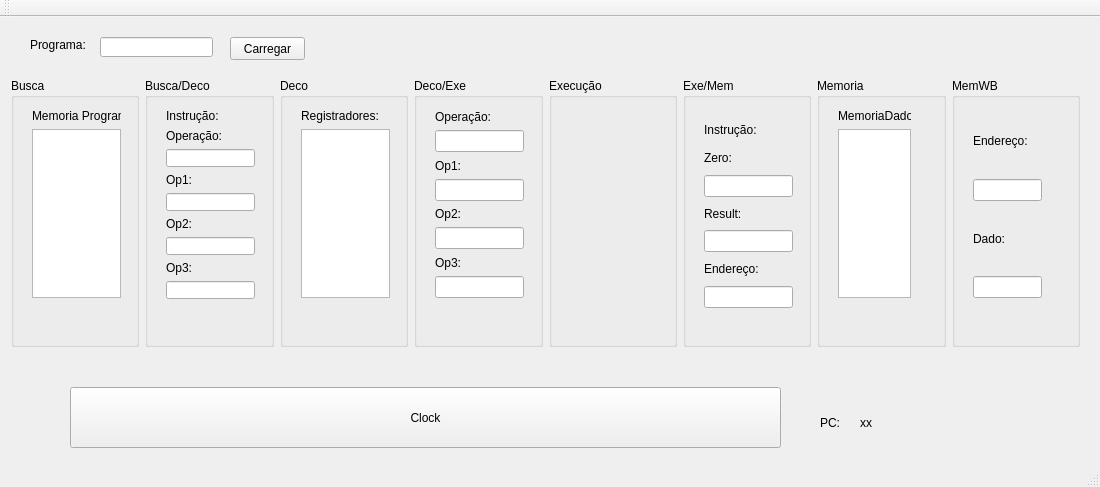
<?xml version="1.0" encoding="UTF-8"?>
<ui version="4.0">
 <class>MainWindow</class>
 <widget class="QMainWindow" name="MainWindow">
  <property name="geometry">
   <rect>
    <x>0</x>
    <y>0</y>
    <width>1100</width>
    <height>487</height>
   </rect>
  </property>
  <property name="windowTitle">
   <string>MainWindow</string>
  </property>
  <widget class="QWidget" name="centralWidget">
   <widget class="QLineEdit" name="lneEnderecoArquivo">
    <property name="geometry">
     <rect>
      <x>100</x>
      <y>20</y>
      <width>113</width>
      <height>20</height>
     </rect>
    </property>
   </widget>
   <widget class="QLabel" name="label">
    <property name="geometry">
     <rect>
      <x>30</x>
      <y>20</y>
      <width>61</width>
      <height>16</height>
     </rect>
    </property>
    <property name="text">
     <string>Programa:</string>
    </property>
   </widget>
   <widget class="QPushButton" name="btnCarregar">
    <property name="geometry">
     <rect>
      <x>230</x>
      <y>20</y>
      <width>75</width>
      <height>23</height>
     </rect>
    </property>
    <property name="text">
     <string>Carregar</string>
    </property>
   </widget>
   <widget class="QPushButton" name="btnClock">
    <property name="geometry">
     <rect>
      <x>70</x>
      <y>370</y>
      <width>711</width>
      <height>61</height>
     </rect>
    </property>
    <property name="text">
     <string>Clock</string>
    </property>
   </widget>
   <widget class="QLabel" name="label_2">
    <property name="geometry">
     <rect>
      <x>820</x>
      <y>380</y>
      <width>21</width>
      <height>51</height>
     </rect>
    </property>
    <property name="text">
     <string>PC: </string>
    </property>
   </widget>
   <widget class="QLabel" name="lblPC">
    <property name="geometry">
     <rect>
      <x>860</x>
      <y>380</y>
      <width>21</width>
      <height>51</height>
     </rect>
    </property>
    <property name="text">
     <string>xx</string>
    </property>
   </widget>
   <widget class="QWidget" name="horizontalLayoutWidget">
    <property name="geometry">
     <rect>
      <x>0</x>
      <y>50</y>
      <width>1091</width>
      <height>291</height>
     </rect>
    </property>
    <layout class="QHBoxLayout" name="horizontalLayout">
     <item>
      <widget class="QGroupBox" name="groupBox">
       <property name="title">
        <string>Busca</string>
       </property>
       <widget class="QWidget" name="verticalLayoutWidget">
        <property name="geometry">
         <rect>
          <x>10</x>
          <y>20</y>
          <width>111</width>
          <height>211</height>
         </rect>
        </property>
        <layout class="QVBoxLayout" name="verticalLayout">
         <item>
          <widget class="QLabel" name="label_4">
           <property name="text">
            <string>Memoria Programa:</string>
           </property>
          </widget>
         </item>
         <item>
          <widget class="QTextEdit" name="txeMemProg"/>
         </item>
        </layout>
       </widget>
      </widget>
     </item>
     <item>
      <widget class="QGroupBox" name="groupBox_2">
       <property name="title">
        <string>Busca/Deco</string>
       </property>
       <widget class="QWidget" name="verticalLayoutWidget_2">
        <property name="geometry">
         <rect>
          <x>10</x>
          <y>20</y>
          <width>111</width>
          <height>211</height>
         </rect>
        </property>
        <layout class="QVBoxLayout" name="verticalLayout_2">
         <item>
          <widget class="QLabel" name="label_6">
           <property name="text">
            <string>Instrução:</string>
           </property>
          </widget>
         </item>
         <item>
          <widget class="QLabel" name="label_5">
           <property name="text">
            <string>Operação:</string>
           </property>
          </widget>
         </item>
         <item>
          <widget class="QLineEdit" name="lneOperacaoBuscaDeco"/>
         </item>
         <item>
          <widget class="QLabel" name="label_7">
           <property name="text">
            <string>Op1:</string>
           </property>
          </widget>
         </item>
         <item>
          <widget class="QLineEdit" name="lneOp1BuscaDeco"/>
         </item>
         <item>
          <widget class="QLabel" name="label_8">
           <property name="text">
            <string>Op2:</string>
           </property>
          </widget>
         </item>
         <item>
          <widget class="QLineEdit" name="lneOp2BuscaDeco"/>
         </item>
         <item>
          <widget class="QLabel" name="label_9">
           <property name="text">
            <string>Op3:</string>
           </property>
          </widget>
         </item>
         <item>
          <widget class="QLineEdit" name="lneOp3BuscaDeco"/>
         </item>
        </layout>
       </widget>
      </widget>
     </item>
     <item>
      <widget class="QGroupBox" name="groupBox_3">
       <property name="title">
        <string>Deco</string>
       </property>
       <widget class="QWidget" name="verticalLayoutWidget_3">
        <property name="geometry">
         <rect>
          <x>10</x>
          <y>20</y>
          <width>111</width>
          <height>211</height>
         </rect>
        </property>
        <layout class="QVBoxLayout" name="verticalLayout_3">
         <item>
          <widget class="QLabel" name="label_10">
           <property name="text">
            <string>Registradores:</string>
           </property>
          </widget>
         </item>
         <item>
          <widget class="QTextEdit" name="txeRegistradores"/>
         </item>
        </layout>
       </widget>
      </widget>
     </item>
     <item>
      <widget class="QGroupBox" name="groupBox_4">
       <property name="title">
        <string>Deco/Exe</string>
       </property>
       <widget class="QWidget" name="verticalLayoutWidget_4">
        <property name="geometry">
         <rect>
          <x>10</x>
          <y>20</y>
          <width>111</width>
          <height>211</height>
         </rect>
        </property>
        <layout class="QVBoxLayout" name="verticalLayout_4">
         <item>
          <widget class="QLabel" name="label_12">
           <property name="text">
            <string>Operação:</string>
           </property>
          </widget>
         </item>
         <item>
          <widget class="QLineEdit" name="lneOperacaoDecoExe"/>
         </item>
         <item>
          <widget class="QLabel" name="label_13">
           <property name="text">
            <string>Op1:</string>
           </property>
          </widget>
         </item>
         <item>
          <widget class="QLineEdit" name="lneOp1DecoExe"/>
         </item>
         <item>
          <widget class="QLabel" name="label_14">
           <property name="text">
            <string>Op2:</string>
           </property>
          </widget>
         </item>
         <item>
          <widget class="QLineEdit" name="lneOp2DecoExe"/>
         </item>
         <item>
          <widget class="QLabel" name="label_15">
           <property name="text">
            <string>Op3:</string>
           </property>
          </widget>
         </item>
         <item>
          <widget class="QLineEdit" name="lneOp3DecoExe"/>
         </item>
        </layout>
       </widget>
      </widget>
     </item>
     <item>
      <widget class="QGroupBox" name="groupBox_8">
       <property name="title">
        <string>Execução</string>
       </property>
      </widget>
     </item>
     <item>
      <widget class="QGroupBox" name="groupBox_6">
       <property name="title">
        <string>Exe/Mem</string>
       </property>
       <widget class="QWidget" name="verticalLayoutWidget_5">
        <property name="geometry">
         <rect>
          <x>10</x>
          <y>30</y>
          <width>111</width>
          <height>211</height>
         </rect>
        </property>
        <layout class="QVBoxLayout" name="verticalLayout_5">
         <item>
          <widget class="QLabel" name="label_11">
           <property name="text">
            <string>Instrução:</string>
           </property>
          </widget>
         </item>
         <item>
          <widget class="QLabel" name="label_16">
           <property name="text">
            <string>Zero:</string>
           </property>
          </widget>
         </item>
         <item>
          <widget class="QLineEdit" name="lneZero"/>
         </item>
         <item>
          <widget class="QLabel" name="label_17">
           <property name="text">
            <string>Result:</string>
           </property>
          </widget>
         </item>
         <item>
          <widget class="QLineEdit" name="lneResult"/>
         </item>
         <item>
          <widget class="QLabel" name="label_18">
           <property name="text">
            <string>Endereço:</string>
           </property>
          </widget>
         </item>
         <item>
          <widget class="QLineEdit" name="lneEnderecoExeMem"/>
         </item>
        </layout>
       </widget>
      </widget>
     </item>
     <item>
      <widget class="QGroupBox" name="groupBox_5">
       <property name="title">
        <string>Memoria</string>
       </property>
       <widget class="QWidget" name="verticalLayoutWidget_6">
        <property name="geometry">
         <rect>
          <x>10</x>
          <y>20</y>
          <width>95</width>
          <height>211</height>
         </rect>
        </property>
        <layout class="QVBoxLayout" name="verticalLayout_6">
         <item>
          <widget class="QLabel" name="label_19">
           <property name="text">
            <string>MemoriaDados:</string>
           </property>
          </widget>
         </item>
         <item>
          <widget class="QTextEdit" name="txeMemDados"/>
         </item>
        </layout>
       </widget>
      </widget>
     </item>
     <item>
      <widget class="QGroupBox" name="groupBox_7">
       <property name="title">
        <string>MemWB</string>
       </property>
       <widget class="QWidget" name="verticalLayoutWidget_7">
        <property name="geometry">
         <rect>
          <x>10</x>
          <y>20</y>
          <width>91</width>
          <height>211</height>
         </rect>
        </property>
        <layout class="QVBoxLayout" name="verticalLayout_7">
         <item>
          <widget class="QLabel" name="label_21">
           <property name="text">
            <string>Endereço:</string>
           </property>
          </widget>
         </item>
         <item>
          <widget class="QLineEdit" name="lneEnderecoMemWB"/>
         </item>
         <item>
          <widget class="QLabel" name="label_22">
           <property name="text">
            <string>Dado:</string>
           </property>
          </widget>
         </item>
         <item>
          <widget class="QLineEdit" name="lneDadoMemWB"/>
         </item>
        </layout>
       </widget>
      </widget>
     </item>
    </layout>
   </widget>
  </widget>
  <widget class="QMenuBar" name="menuBar">
   <property name="geometry">
    <rect>
     <x>0</x>
     <y>0</y>
     <width>1100</width>
     <height>21</height>
    </rect>
   </property>
  </widget>
  <widget class="QToolBar" name="mainToolBar">
   <attribute name="toolBarArea">
    <enum>TopToolBarArea</enum>
   </attribute>
   <attribute name="toolBarBreak">
    <bool>false</bool>
   </attribute>
  </widget>
  <widget class="QStatusBar" name="statusBar"/>
 </widget>
 <layoutdefault spacing="6" margin="11"/>
 <resources/>
 <connections/>
</ui>
